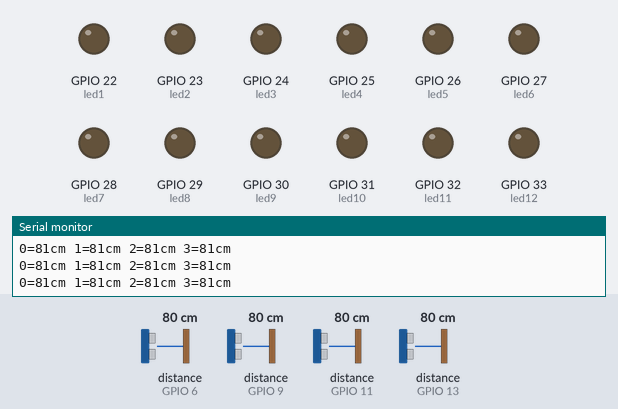
Recording of a sketch running on a simulated ESP32. Shown: output pins drawn as LEDs (lit = HIGH), the last lines printed to the serial monitor. Inputs (shaded band) come from the test bench; at power-on: distance to the obstacle (sensors on GPIO 11, GPIO 6, GPIO 9, GPIO 13) 80 cm. The echo pulse lasts 58.3 µs per cm.

Above: at 1.2 s.
1.3 s: distance to the obstacle (sensor on GPIO 11) set to 195 cm
2.8 s: distance to the obstacle (sensor on GPIO 11) set to 206 cm
At 3.8 s:
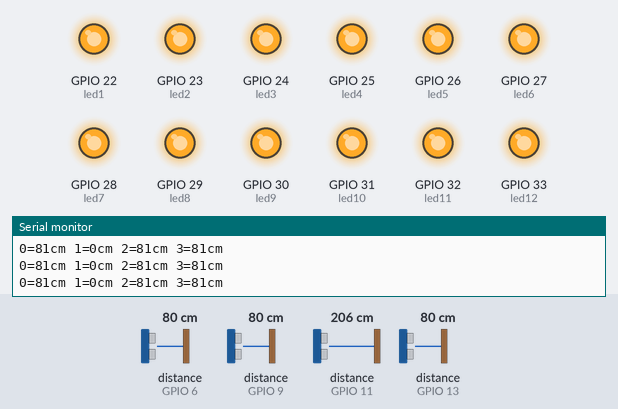
Timing chart, 0 to 5.8 s (numbered marks = the images above; inputs shaded):
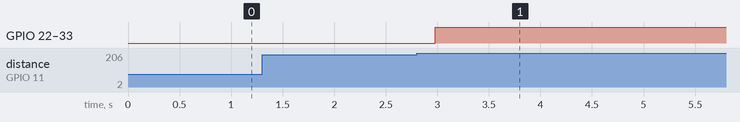

Measured:
- the behaviour switches between 200 and 201 cm on distance to the obstacle (sensor on GPIO 11) (found by bisection; images 0 and 1)
- after the input at 2.8 s, GPIO 22 (led1), GPIO 23 (led2), GPIO 24 (led3), GPIO 25 (led4), GPIO 26 (led5), GPIO 27 (led6), GPIO 28 (led7), GPIO 29 (led8), GPIO 30 (led9), GPIO 31 (led10), GPIO 32 (led11), GPIO 33 (led12): LOW → HIGH after 0.18 s

The sketch:

Serkan.ino
```cpp
// birinci direk
int led1=22;
int led2=23;
int led3=24;
//ikinci direk
int led4=25;
int led5=26;
int led6=27;
//üçüncü direk
int led7=28;
int led8=29;
int led9=30;
// dördüncü direk
int led10=31;
int led11=32;
int led12=33;


#include <NewPing.h>

#define SONAR_NUM     4 // Number or sensors.
#define MAX_DISTANCE 200 // Maximum distance (in cm) to ping.
#define PING_INTERVAL 33 // Milliseconds between sensor pings (29ms is about the min to avoid cross-sensor echo).

unsigned long pingTimer[SONAR_NUM]; // Holds the times when the next ping should happen for each sensor.
unsigned int cm[SONAR_NUM];         // Where the ping distances are stored.
uint8_t currentSensor = 0;          // Keeps track of which sensor is active.

NewPing sonar[SONAR_NUM] = {     // Sensor object array.
  //1. direk
  NewPing(12, 13, MAX_DISTANCE), // Each sensor's trigger pin, echo pin, and max distance to ping.
  // 2. direk
  NewPing(10, 11, MAX_DISTANCE),
  // 3. direk
  NewPing(8, 9, MAX_DISTANCE),
  // 4. direk
  NewPing(7, 6, MAX_DISTANCE),

};

void setup() {
  Serial.begin(115200);
  pingTimer[0] = millis() + 75;           // First ping starts at 75ms, gives time for the Arduino to chill before starting.
  for (uint8_t i = 1; i < SONAR_NUM; i++) // Set the starting time for each sensor.
    pingTimer[i] = pingTimer[i - 1] + PING_INTERVAL;
}

void loop() {
  for (uint8_t i = 0; i < SONAR_NUM; i++) { // Loop through all the sensors.
    if (millis() >= pingTimer[i]) {         // Is it this sensor's time to ping?
      pingTimer[i] += PING_INTERVAL * SONAR_NUM;  // Set next time this sensor will be pinged.
      if (i == 0 && currentSensor == SONAR_NUM - 1) oneSensorCycle(); // Sensor ping cycle complete, do something with the results.
      sonar[currentSensor].timer_stop();          // Make sure previous timer is canceled before starting a new ping (insurance).
      currentSensor = i;                          // Sensor being accessed.
      cm[currentSensor] = 0;                      // Make distance zero in case there's no ping echo for this sensor.
      sonar[currentSensor].ping_timer(echoCheck); // Do the ping (processing continues, interrupt will call echoCheck to look for echo).
    }
  }
  pinMode(led1, OUTPUT);
  pinMode(led2, OUTPUT);
  pinMode(led3, OUTPUT);
  pinMode(led4, OUTPUT);
  pinMode(led5, OUTPUT);
  pinMode(led6, OUTPUT);
  pinMode(led7, OUTPUT);
  pinMode(led8, OUTPUT);
  pinMode(led9, OUTPUT);
  pinMode(led10, OUTPUT);
  pinMode(led11, OUTPUT);
  pinMode(led12, OUTPUT);

}

void echoCheck() { // If ping received, set the sensor distance to array.
  if (sonar[currentSensor].check_timer())
    cm[currentSensor] = sonar[currentSensor].ping_result / US_ROUNDTRIP_CM;
}

void oneSensorCycle() { // Sensor ping cycle complete, do something with the results.
  for (uint8_t i = 0; i < SONAR_NUM; i++) {
    Serial.print(i);
    Serial.print("=");
    Serial.print(cm[i]);
    Serial.print("cm ");
    if(i==0){

    if(cm[0]<5)
    {
       digitalWrite(led1, HIGH);
       digitalWrite(led2, HIGH);
       digitalWrite(led3, HIGH);
       digitalWrite(led4, HIGH);
       digitalWrite(led5, HIGH);
       digitalWrite(led6, HIGH);
       digitalWrite(led7, HIGH);
       digitalWrite(led8, HIGH);
       digitalWrite(led9, HIGH);
       digitalWrite(led10, HIGH);
       digitalWrite(led11, HIGH);
       digitalWrite(led12, HIGH);
    }

   }
  if(i==1)
  {
    if(cm[1]<5)
    {
       digitalWrite(led1, HIGH);
       digitalWrite(led2, HIGH);
       digitalWrite(led3, HIGH);
       digitalWrite(led4, HIGH);
       digitalWrite(led5, HIGH);
       digitalWrite(led6, HIGH);
       digitalWrite(led7, HIGH);
       digitalWrite(led8, HIGH);
       digitalWrite(led9, HIGH);
       digitalWrite(led10, HIGH);
       digitalWrite(led11, HIGH);
       digitalWrite(led12, HIGH);
    }
  }
  if(i==2)
  {
   if(cm[2]<5)
   {
      digitalWrite(led1, HIGH);
       digitalWrite(led2, HIGH);
       digitalWrite(led3, HIGH);
       digitalWrite(led4, HIGH);
       digitalWrite(led5, HIGH);
       digitalWrite(led6, HIGH);
       digitalWrite(led7, HIGH);
       digitalWrite(led8, HIGH);
       digitalWrite(led9, HIGH);
       digitalWrite(led10, HIGH);
       digitalWrite(led11, HIGH);
       digitalWrite(led12, HIGH);
   }
  }
  if(i==3)
  {
    if(cm[3]<5){
    {
       digitalWrite(led1, HIGH);
       digitalWrite(led2, HIGH);
       digitalWrite(led3, HIGH);
       digitalWrite(led4, HIGH);
       digitalWrite(led5, HIGH);
       digitalWrite(led6, HIGH);
       digitalWrite(led7, HIGH);
       digitalWrite(led8, HIGH);
       digitalWrite(led9, HIGH);
       digitalWrite(led10, HIGH);
       digitalWrite(led11, HIGH);
       digitalWrite(led12, HIGH);
    }
  }
  }
  }
 Serial.println();
}
```
